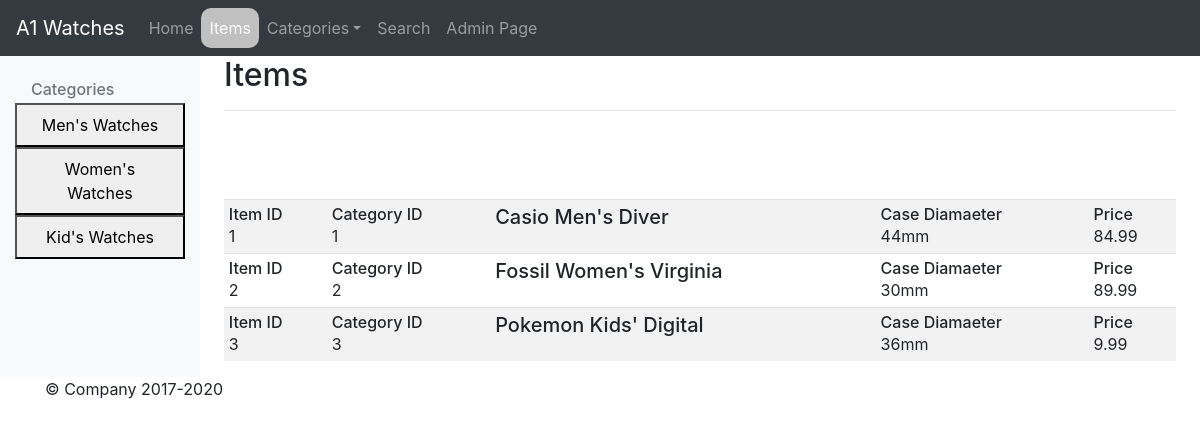
The app's page /?page=items with its own data.
### tables this page shows
CREATE TABLE IF NOT EXISTS `category` (
  `id` INT NOT NULL AUTO_INCREMENT,
  `name` VARCHAR(45) NULL,
  `desc` VARCHAR(45) NULL,
  `status` ENUM('SHOW', 'HIDE') NOT NULL,
  PRIMARY KEY (`id`));

CREATE TABLE IF NOT EXISTS `items` (
  `id` INT NOT NULL AUTO_INCREMENT,
  `category_id` INT NOT NULL,
  `brand` VARCHAR(45) NULL,
  `model` MEDIUMTEXT NULL,
  `diameter` VARCHAR(45) NULL,
  `price` DECIMAL(5,2) NULL,
  `status` ENUM('SHOW', 'HIDE') NOT NULL DEFAULT 'SHOW',
  PRIMARY KEY (`id`),
  INDEX `fk_items_category_idx` (`category_id` ASC),
  CONSTRAINT `fk_items_category`
    FOREIGN KEY (`category_id`)
    REFERENCES `category` (`id`)
    ON DELETE NO ACTION
    ON UPDATE NO ACTION);

### public/index.php (called while the page is built, shortened)
<?php
require APPLICATION_PATH . DS . 'config' . DS . 'config.php';
require $config['DATABASE_PATH'] . DS . 'database.php';
$page = get('page', 'home');
$view = $config['VIEW_PATH'] . $page . '.phtml';
$_404 = $config['VIEW_PATH'] . '404.phtml';
include $config['VIEW_PATH'] . 'tb_layout.phtml';
$main_content = $_404;
if (file_exists($view)) {
    $main_content = $view;
}
require $main_content;

### app/data/database/database.php (called while the page is built, shortened)
<?php
    $dsn = 'mysql:host=localhost;dbname=assign2';
    $usName = 'root';
    $password = '';
    try {
        $myDB = new PDO($dsn, $usName, $password);
    } catch (PDOException $ex) {
        $erMsg = $ex->getMessage();
        include('db_error.php');
        exit();
    }
    function getDBCateg(){
    global $myDB;
    $query = 'SELECT * FROM category;';
    $statement = $myDB->prepare($query);
    $statement->execute();
    $categories = $statement->fetchAll();
    return $categories;
    }
    function getDBItems(){
    global $myDB;
    $query = 'SELECT * FROM items;';
    $statement = $myDB->prepare($query);
    $statement->execute();
    $items = $statement->fetchAll();
    return $items;
    }
?>

### app/lib/functions.php (the view, shortened to what this page needs)
<?php
function get($name,$def='')
{
    return isset($_REQUEST[$name]) ? $_REQUEST[$name] : $def;
}
function is_active($page,$current_link){
return $page == $current_link? 'active' : '';
}
function list_items($categorySearch)
{
    $watchArray = categoryArray($categorySearch);
    foreach ($watchArray as $watch)
            {
                echo '<tr>';
                for ($i = 0; $i < count($watch); $i++)
                {
                    switch ($i)
                    {
                        case 0:
                            echo '<td> <h6 class="mb-0">Item ID</h6>' . $watch[$i] . '</td>';
                        break;
                        case 1:
                            echo '<td> <h6 class="mb-0">Category ID</h6>' . $watch[$i] . '</td>';
                        break;
                        case 2:
                            echo    '<td> <h5 class="mb-0">' .
                                    $watch[$i] . ' ' .
                                    $watch[$i+1] .
                                    '</h5></td>';
                        break;
                        case 4:
                            echo '<td> <h6 class="mb-0">Case Diamaeter</h6>' . $watch[$i] . '</td>';
                        break;
                        case 5:
                            echo '<td> <h6 class="mb-0">Price</h6>' . $watch[$i] . '</td>';
                        break;
                    }
                }
                echo '</tr>';
                echo '<br>';
            }
}
function postCategories($typeOfNav)
{
    $categoryList = getDBCateg();
    if ($typeOfNav == 'sideBar')
    {
        foreach ($categoryList as $row)
        {
            if ($row[3] == 'SHOW'){
            echo '<button class="nav-item, nav-link" type="submit" name="category" value="' . $row[0] . '">' . $row[1] . '</button>';
            }
            else if ($row[3] == 'HIDE'){}
        }
    }
}
function makeItemArray()
{
    $itemList = getDBItems();
    $itemArray = array();
    $x = 0;
    foreach ($itemList as $item)
    {
        if ($item[6] == 'SHOW'){
            for($y = 0; $y < 6; $y++)
            {
                $itemArray[$x][$y] = $item[$y];
            }
            $x++;
        }
        else if ($item[6] == 'HIDE'){}
    }
    return $itemArray;
}
function categoryArray($categorySearch){
    $categSort = $categorySearch;
    $itemArray = makeItemArray();
    $sortedArray = array();
        for($z = 0; $z < count($itemArray); $z++){
            if($categSort == 0){
                for($a = 0; $a < count($itemArray[$z]); $a++){
                    $sortedArray[$z][$a] = $itemArray[$z][$a];
                }
            }
        }
    return $sortedArray;
}

### app/view/tb_layout.phtml (shortened to what this page needs)
<!doctype html>
<html lang="en">
<head>
    <link rel="stylesheet" href="https://cdnjs.cloudflare.com/ajax/libs/font-awesome/4.7.0/css/font-awesome.min.css">
    <link rel="stylesheet" href="style.css">
    <link rel="stylesheet" href="https://cdn.jsdelivr.net/npm/bootstrap@4.5.3/dist/css/bootstrap.min.css">
</head>
<body>
    <nav class="navbar navbar-expand-md navbar-dark fixed-top bg-dark">
        <a class="navbar-brand" href="/comp1230/assignments/assignment1/simon/public/index.php">A1 Watches</a>
        <div class="collapse navbar-collapse" id="navbarExampleDefault">
            <ul class="navbar-nav mr-auto">
                <li class="nav-item <?php echo is_active($page, 'home'); ?>">
                    <a class="nav-link" href="?page=home">Home </a>
                </li>
                <li class="nav-item <?php echo is_active($page, 'items'); ?>">
                    <a class="nav-link" href="?page=items">Items</a>
                </li>
                <li class="nav-item dropdown ">
                    <a class="nav-link dropdown-toggle" href="#" id="dropdown01" data-toggle="dropdown" aria-haspopup="true" aria-expanded="false">Categories</a>
                            <?php postCategories('dropDown'); ?>
                </li>
                <li class="nav-item <?php echo is_active($page, 'search'); ?>">
                    <a class="nav-link" href="?page=search">Search</a>
                </li>
                <li class="nav-item <?php echo is_active($page, 'login'); ?>">
                    <a class="nav-link" href="?page=login">Admin Page</a>
                </li>
            </ul>
    </nav>
    <footer class="container">
        <p>&copy; Company 2017-2020</p>
    </footer>
</body>
</html>

### app/view/items.phtml (shortened to what this page needs)
<div class="container-fluid">
    <div class="row">
        <nav id="sidebarMenu" class="col-md-3 col-lg-2 d-md-block bg-light sidebar collapse">
            <div class="sidebar-sticky pt-3">
                <h6 class="sidebar-heading d-flex justify-content-between align-items-center px-3 mt-4 mb-1 text-muted">
                    <span>Categories</span>
                </h6>
                <form class="nav flex-column" action='?page=items' method='post'>
                    <?php postCategories('sideBar'); ?>
                </form>
            </div>
        </nav>
        <main role="main" class="col-md-9 ml-sm-auto col-lg-10 px-md-4">
            <div class="d-flex justify-content-between flex-wrap flex-md-nowrap align-items-center pt-3 pb-2 mb-3 border-bottom">
                <h1 class="h2">Items</h1>
            </div>
            <div class="table-responsive">
                <table class="table table-striped table-sm">
                    <?php
                    list_items($categorySearch);
                    ?>
                </table>
            </div>
        </main>
    </div>
</div>
<footer class="container">
    <p>&copy; Company 2017-2020</p>
</footer>

### public/style.css (style rules this page uses)
.active { background-color: silver; border-radius: 10px; }
body { font-family: Arial; }
* { box-sizing: border-box; }

### records on screen
category: $row[0] 1 (drawn), name "Men's Watches"
category: $row[0] 2 (drawn), name "Women's Watches"
category: $row[0] 3 (drawn), name "Kid's Watches"
items: id "1", category "1", brand "Casio", model "Men's Diver", diameter "44mm", price "84.99"
items: id "2", category "2", brand "Fossil", model "Women's Virginia", diameter "30mm", price "89.99"
items: id "3", category "3", brand "Pokemon", model "Kids' Digital", diameter "36mm", price "9.99"
